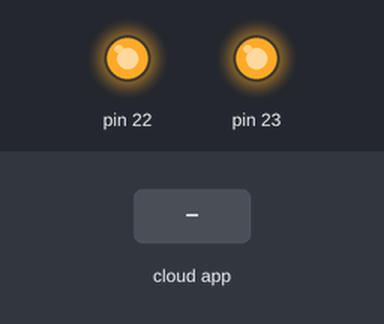
The sketch below on a simulated Arduino Mega 2560, built with avr-gcc and run on an emulated ATmega2560. Parts: output pins drawn as LEDs (lit = HIGH). The inputs (shaded band) are chosen by the test bench. The ROS host is connected and sends only what is stated; pins used as bus, display or sensor lines are not drawn.

Above: at 1.2 s.
1.3 s: the phone or cloud app sets tactileInfo to 1
At 1.6 s:
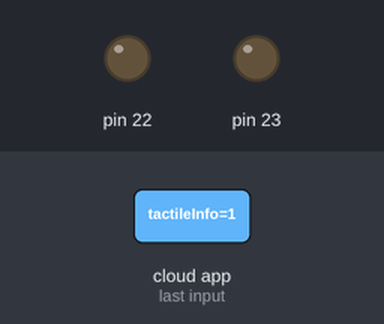
2.8 s: the phone or cloud app sets tactileInfo to 0
At 4.0 s:
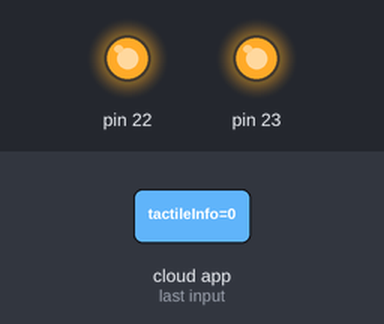
Timing chart, 0 to 5.8 s (numbered marks = the images above; inputs shaded):
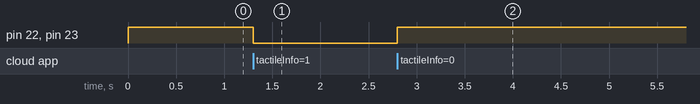

The sketch:

tactile_arduino.ino
```cpp
#include <ros.h>
// #include <geometry_msgs/Vector3.h>
#include <std_msgs/Bool.h>

const int row[8] = {
  2, 4, 6, 8, 10, 12, 14, 16
};
int timer = 1000;
// 2-dimensional array of column pin numbers:
const int col[8] = {
  3, 5, 7, 9, 11, 13, 15, 17
};

ros::NodeHandle nh;

bool tactile_info;

void messageCb( const std_msgs::Bool& msg){

  tactile_info = msg.data;

  if (tactile_info){
      digitalWrite(22, LOW);
      digitalWrite(23, LOW);

      for (int thisPin = 0; thisPin < 8; thisPin++) {

      digitalWrite(col[thisPin], LOW);
      digitalWrite(row[thisPin], LOW);

    }
    // delay(timer);
  }
  else{
      digitalWrite(22, HIGH);
      digitalWrite(23, HIGH);
      for (int thisPin = 0; thisPin < 8; thisPin++) {

      digitalWrite(col[thisPin], HIGH);
      digitalWrite(row[thisPin], HIGH);
    }

  }
}

ros::Subscriber<std_msgs::Bool> sub("/Geomagic/tactileInfo", &messageCb );

void setup()
{

  for (int thisPin = 0; thisPin < 8; thisPin++) {
  // initialize the output pins:
    pinMode(col[thisPin], OUTPUT);
    pinMode(row[thisPin], OUTPUT);
    digitalWrite(col[thisPin], HIGH);
    digitalWrite(row[thisPin], HIGH);

  }

  pinMode(22, OUTPUT);
  digitalWrite(22, HIGH);
  pinMode(23, OUTPUT);
  digitalWrite(23, HIGH);
  nh.initNode();
  nh.subscribe(sub);
}

void loop()
{

  nh.spinOnce();
  delay(1);
}
```

Measured:
- after the input at 1.3 s, pin 22, pin 23: HIGH → LOW at once
- after the input at 2.8 s, pin 22, pin 23: LOW → HIGH at once
